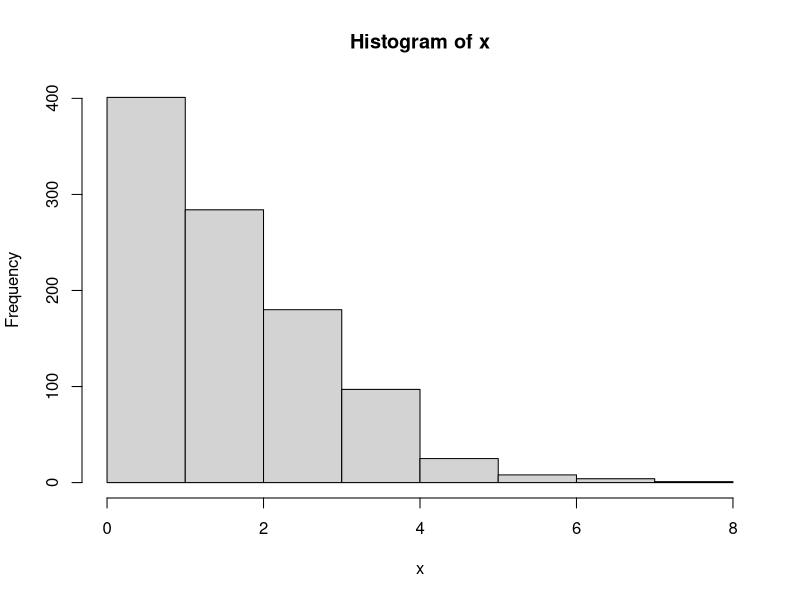
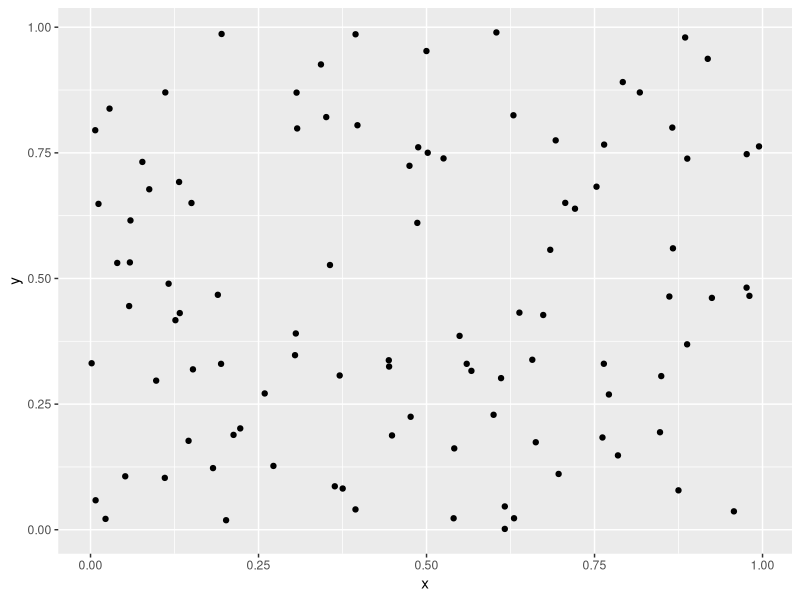
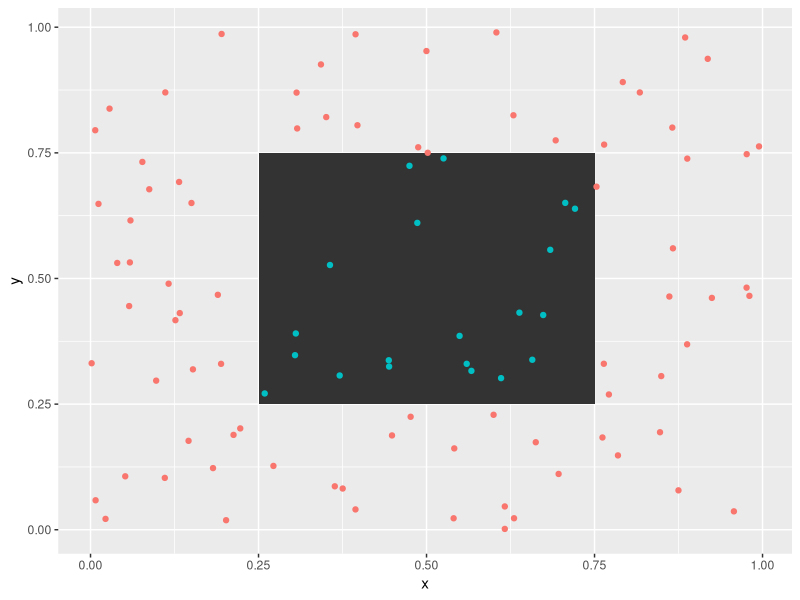
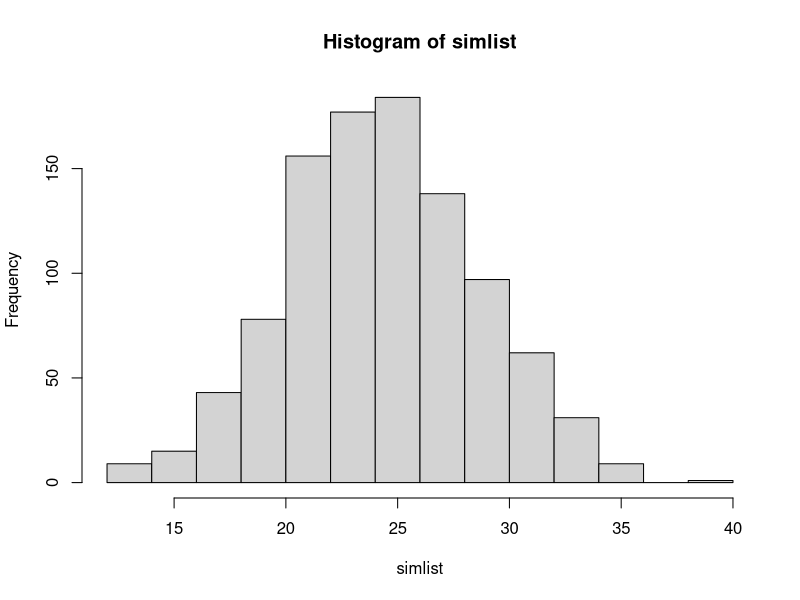
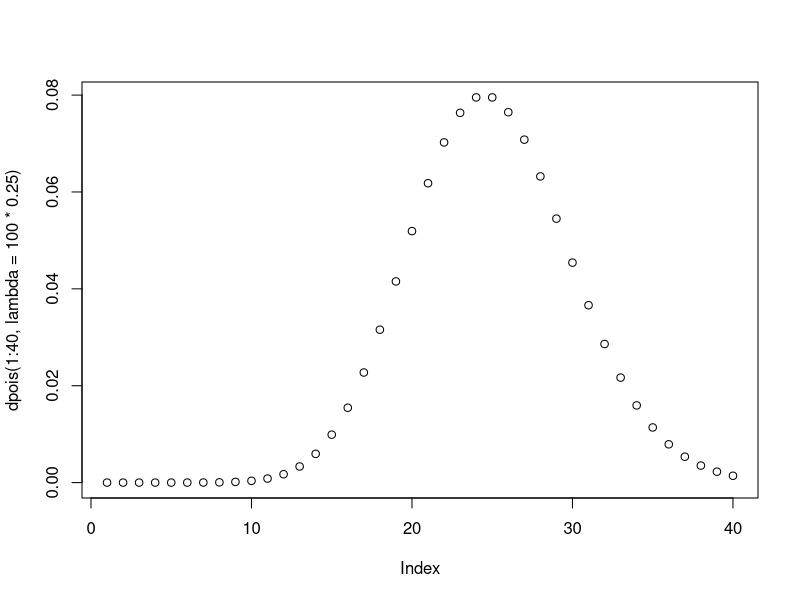

The R source for these figures, in order:
## ---- chunk 1
x <- rpois(1000, 2)
hist(x)
## ---- chunk 2
library(ggplot2)
library(dplyr)
x <- runif(100)
y <- runif(100)
df <- data.frame(x, y)

ggplot(df, aes(x = x, y = y)) + 
  geom_point()

df <- df %>%
  mutate(inside = ifelse(x < .75 & x > .25 & y > .25 & y < .75, TRUE, FALSE))
square <- data.frame(x = c(.25, .75, .75, .25), y = c(.25, .25, .75, .75))

ggplot(df, aes(x = x, y = y)) +
  geom_polygon(data = square, aes(x = x, y = y)) +
  geom_point(data = df, aes(color = inside)) +
  scale_colour_discrete(guide = FALSE)
## ---- chunk 3
simlist <- rep(NA, 1000)

for(i in 1:1000) {
  x <- runif(100)
  y <- runif(100)
  simlist[i] <- sum(x < .75 & x > .25 & y > .25 & y < .75)
}

hist(simlist)
plot(dpois(1:40, lambda = 100*.25))
